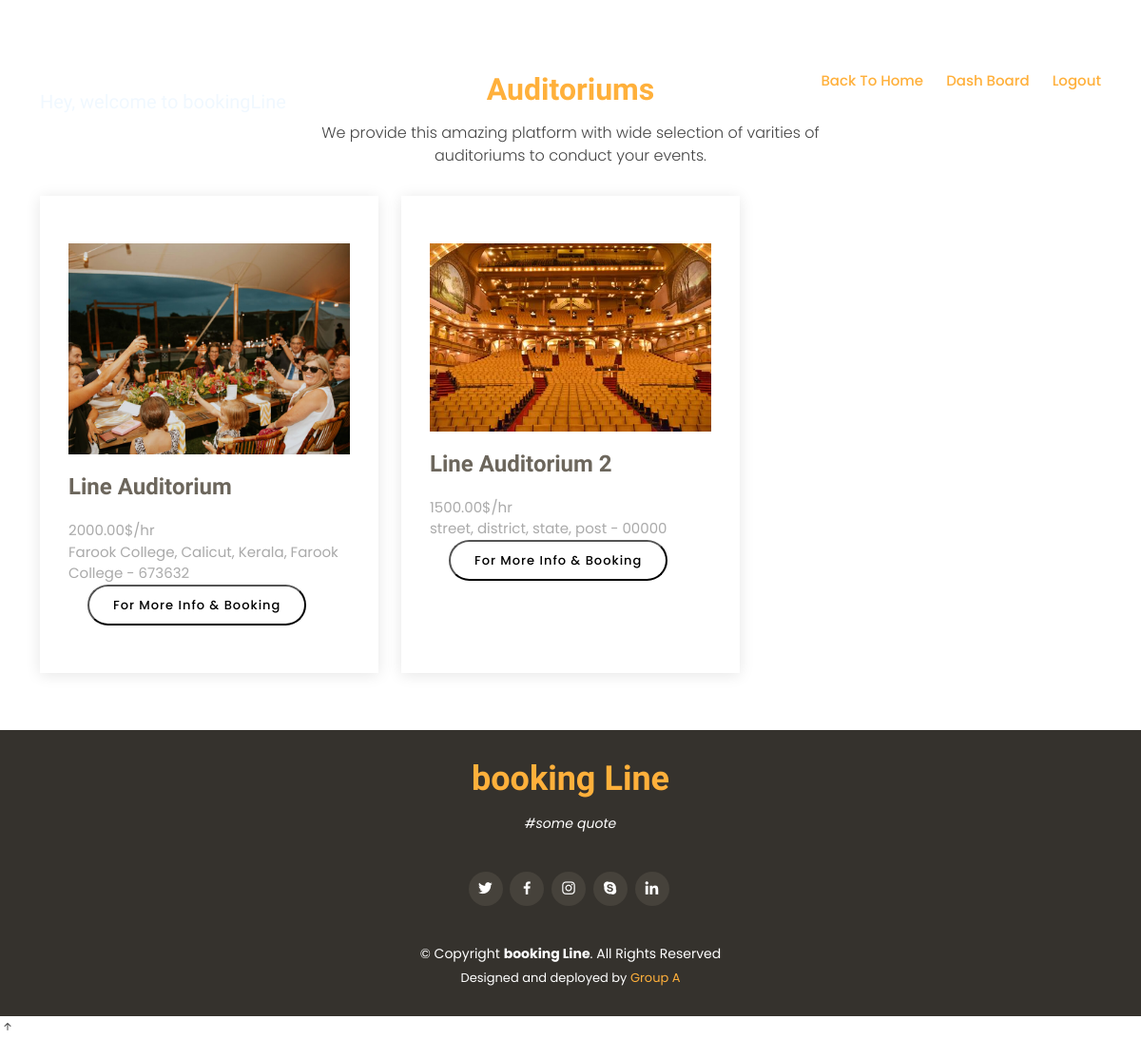
/auditoriums, run on the app's committed database.
### serviceprovider/models.py (models this page shows, shortened)
class Auditorium(models.Model):
    user = models.ForeignKey(User, on_delete=models.CASCADE)
    name = models.CharField(max_length=30)
    catelog = models.ImageField(upload_to=get_catelog_upload_to)
    about = models.TextField(max_length=300)
    number = models.CharField(max_length=15)
    email = models.EmailField(null=True, blank=True)
    price = models.DecimalField(max_digits=10, decimal_places=2)
    street = models.CharField(max_length=20)
    district = models.CharField(max_length=20)
    state = models.CharField(max_length=20)
    pin = models.CharField(max_length=10)
    post = models.CharField(max_length=20)

### home/views.py (the view)
# urls.py: path('auditoriums', auditoriums, name='auditoriums'),
def auditoriums(request):
    list = Auditorium.objects.all()
    return render(request, 'auditoriums.html', {'list': list})

### home/templates/auditoriums.html (shortened to what this page needs)
{% extends "base.html" %}
{% load static %}
{% block page %}
  <header id="header" class="fixed-top d-flex align-items-center header-transparent">
    <div class="container-fluid container-xl d-flex align-items-center justify-content-between">
      <div class="logo me-auto">
        <h1><a href="index.html">booking Line</a></h1>
        {% if check %}
        <div></div>
        {%else%}
        &nbsp;&nbsp;&nbsp;&nbsp;&nbsp;&nbsp;&nbsp;<h5 style="color: aliceblue;">Hey, {{ client }} welcome to bookingLine</h5>
        {% endif %}
      </div>
      <nav id="navbar" class="navbar order-last order-lg-0">
        <ul>
          <li><a class="nav-link scrollto active" href="{% url 'home:home' %}">Back To Home</a></li>
          <li><a class="nav-link scrollto active" href="{% url 'users:dashboard-client' %}">Dash Board</a></li>
          <li><a class="nav-link scrollto active" href="accounts/logout">Logout</a></li>
        </ul>
      </nav>
    </div>
  </header>
<section id="why" class="why-us">
    <div class="container">
        <div class="section-title">
            <h2> <span>Auditoriums</span></h2>
            <p>We provide this amazing platform with wide selection of varities of auditoriums to conduct your events.</p>
        </div>
        <div class="row">
            {% for i in list %}
            <div class="col-lg-4">
                <div class="box">
                    <div>
                        <div class="gallery-item">
                            <a href="../../{{i.catelog}}" class="gallery-lightbox">
                            <img src="../../{{i.catelog}}" alt="" class="img-fluid">
                            </a>
                        </div>
                    </div>
                    <h4>{{i.name}}</h4>
                    <p>{{i.price}}$/hr</p>
                    <p>{{i.street}}, {{i.district}}, {{i.state}}, {{i.post}} - {{i.pin}}</p>
                    <form action="auditorium-info" method="post">
                        <button type="submit" class="book-a-table-btn" name="btn" value="{{i.id}}" id="{{i.id}}" style="background:transparent; color:black">For More Info & Booking</button>
                    </form>
                </div>
            </div>
            {% endfor %}
        </div>
    </div>
</section>
  <footer id="footer">
    <div class="container">
      <h3>booking Line</h3>
      <p> #some quote </p>
      <div class="social-links">
        <a href="#" class="twitter"><i class="bx bxl-twitter"></i></a>
        <a href="#" class="facebook"><i class="bx bxl-facebook"></i></a>
        <a href="#" class="instagram"><i class="bx bxl-instagram"></i></a>
        <a href="#" class="google-plus"><i class="bx bxl-skype"></i></a>
        <a href="#" class="linkedin"><i class="bx bxl-linkedin"></i></a>
      </div>
      <div class="copyright">
        &copy; Copyright <strong><span>booking Line</span></strong>. All Rights Reserved
      </div>
      <div class="credits">
        Designed and deployed by <a href="https://github.com/amjadcp/Auditorium-Booking-System-mini-project-groupA">Group A</a>
      </div>
    </div>
  </footer>
  <a href="#" class="back-to-top d-flex align-items-center justify-content-center"><i class="bi bi-arrow-up-short"></a>
{%endblock page%}

### static/assets/css/style.css (style rules this page uses)
body { font-family: "Poppins", sans-serif; color: #444444; }
a { text-decoration: none; color: #ffb03b; }
h1, h2, h3, h4, h5, h6 { font-family: "Satisfy", sans-serif; }
.back-to-top { position: fixed; visibility: hidden; opacity: 0; right: 15px; bottom: 15px; z-index: 996; background: #ffb03b; width: 40px; height: 40px; border-radius: 50px; transition: all 0.4s; }
.back-to-top i { font-size: 28px; color: #fff; line-height: 0; }
#header { top: 50px; height: 70px; z-index: 997; transition: all 0.5s; padding: 10px 0; background: rgba(26, 24, 22, 0.85); }
#header.header-transparent { background: transparent; }
#header .logo h1 { font-size: 28px; margin: 0; line-height: 1; font-weight: 400; letter-spacing: 3px; }
#header .logo h1 a, #header .logo h1 a:hover { color: #fff; text-decoration: none; }
.book-a-table-btn { background: #ffb03b; color: #fff; border-radius: 50px; margin: 0 0 0 20px; padding: 10px 25px; font-size: 13px; font-weight: 500; letter-spacing: 1px; transition: 0.3s; white-space: nowrap; }
.navbar { padding: 0; }
.navbar ul { margin: 0; padding: 0; display: flex; list-style: none; align-items: center; }
.navbar li { position: relative; }
.navbar a, .navbar a:focus { display: flex; align-items: center; justify-content: space-between; padding: 10px 0 10px 24px; font-size: 15px; font-weight: 500; color: white; white-space: nowrap; transition: 0.3s; }
.navbar a:hover, .navbar .active, .navbar .active:focus, .navbar li:hover > a { color: #ffb03b; }
section { padding: 60px 0; }
.section-title { text-align: center; padding-bottom: 30px; }
.section-title h2 { margin: 15px 0 0 0; font-size: 32px; font-weight: 700; color: #5f5950; }
.section-title h2 span { color: #ffb03b; }
.section-title p { margin: 15px auto 0 auto; font-weight: 300; }
@media (min-width: 1024px) { .section-title p { width: 50%; } }
.why-us .box { padding: 50px 30px; box-shadow: 0px 2px 15px rgba(0, 0, 0, 0.1); transition: all ease-in-out 0.3s; height: 100%; }
.why-us .box h4 { font-size: 24px; font-weight: 600; padding: 0; margin: 20px 0; color: #6c665c; }
.why-us .box p { color: #aaaaaa; font-size: 15px; margin: 0; padding: 0; }
#footer { background: #35322d; color: #fff; font-size: 14px; text-align: center; padding: 30px 0; }
#footer h3 { font-size: 36px; font-weight: 700; color: #ffb03b; position: relative; padding: 0; margin: 0 0 15px 0; }
#footer p { font-size: 15; font-style: italic; padding: 0; margin: 0 0 40px 0; }
#footer .social-links { margin: 0 0 40px 0; }
#footer .social-links a { font-size: 18px; display: inline-block; background: #46423b; color: #fff; line-height: 1; padding: 8px 0; margin-right: 4px; border-radius: 50%; text-align: center; width: 36px; height: 36px; transition: 0.3s; }
#footer .copyright { margin: 0 0 5px 0; }
#footer .credits { font-size: 13px; }

### data on the page
Auditorium: catelog (picture), name "Line Auditorium", price "2000.00", street "Farook College", district "Calicut", state "Kerala", post "Farook College", pin "673632", {{ i.id }} 2 (drawn)
Auditorium: catelog (picture), name "Line Auditorium 2", price "1500.00", street "street", district "district", state "state", post "post", pin "00000", {{ i.id }} 3 (drawn)
